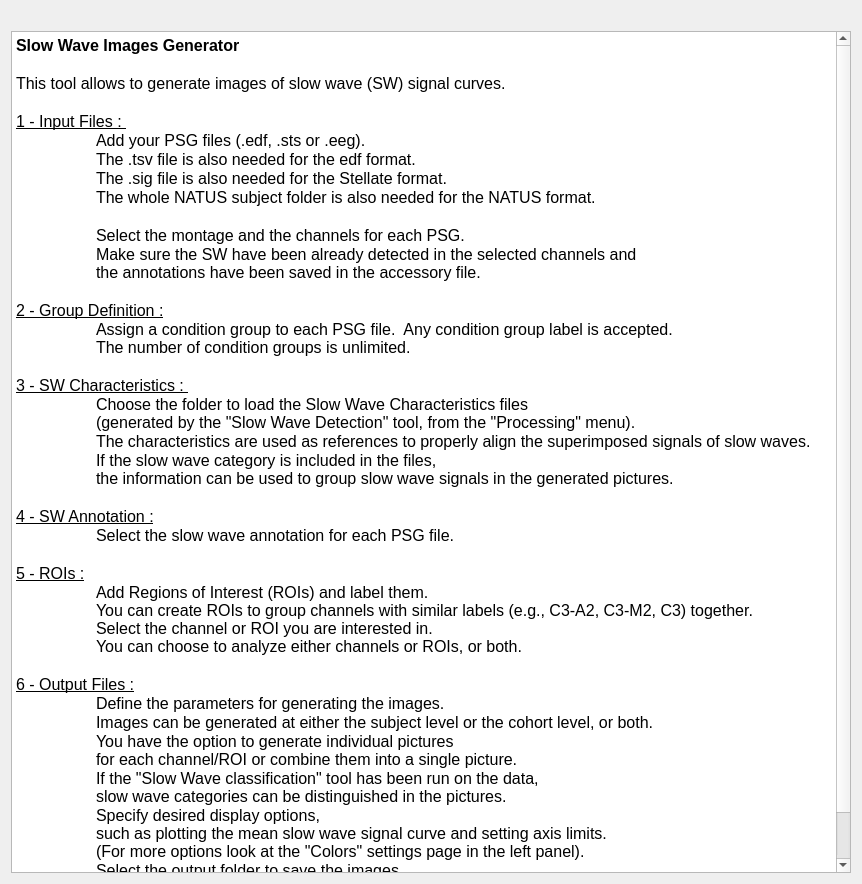
<?xml version="1.0" encoding="UTF-8"?>
<ui version="4.0">
 <class>SWImages</class>
 <widget class="QWidget" name="SWImages">
  <property name="geometry">
   <rect>
    <x>0</x>
    <y>0</y>
    <width>862</width>
    <height>884</height>
   </rect>
  </property>
  <property name="windowTitle">
   <string/>
  </property>
  <property name="styleSheet">
   <string notr="true">font: 12pt &quot;Roboto&quot;;</string>
  </property>
  <layout class="QVBoxLayout" name="verticalLayout_2">
   <item>
    <layout class="QVBoxLayout" name="verticalLayout">
     <item>
      <layout class="QHBoxLayout" name="horizontalLayout">
       <item>
        <widget class="QLabel" name="label">
         <property name="text">
          <string/>
         </property>
         <property name="pixmap">
          <pixmap resource="sw_images.qrc">:/sw_images/SW_all_2cat_1chan_70.png</pixmap>
         </property>
         <property name="alignment">
          <set>Qt::AlignCenter</set>
         </property>
        </widget>
       </item>
       <item>
        <widget class="QLabel" name="label_3">
         <property name="text">
          <string/>
         </property>
         <property name="pixmap">
          <pixmap resource="sw_images.qrc">:/sw_images/mean_std_2cat_70.png</pixmap>
         </property>
         <property name="alignment">
          <set>Qt::AlignCenter</set>
         </property>
        </widget>
       </item>
      </layout>
     </item>
     <item>
      <widget class="QTextEdit" name="textEdit">
       <property name="maximumSize">
        <size>
         <width>16777215</width>
         <height>16777215</height>
        </size>
       </property>
       <property name="verticalScrollBarPolicy">
        <enum>Qt::ScrollBarAlwaysOn</enum>
       </property>
       <property name="horizontalScrollBarPolicy">
        <enum>Qt::ScrollBarAlwaysOff</enum>
       </property>
       <property name="lineWrapMode">
        <enum>QTextEdit::WidgetWidth</enum>
       </property>
       <property name="readOnly">
        <bool>true</bool>
       </property>
       <property name="html">
        <string>&lt;!DOCTYPE HTML PUBLIC &quot;-//W3C//DTD HTML 4.0//EN&quot; &quot;http://www.w3.org/TR/REC-html40/strict.dtd&quot;&gt;
&lt;html&gt;&lt;head&gt;&lt;meta name=&quot;qrichtext&quot; content=&quot;1&quot; /&gt;&lt;style type=&quot;text/css&quot;&gt;
p, li { white-space: pre-wrap; }
&lt;/style&gt;&lt;/head&gt;&lt;body style=&quot; font-family:'Roboto'; font-size:12pt; font-weight:400; font-style:normal;&quot;&gt;
&lt;p style=&quot; margin-top:0px; margin-bottom:0px; margin-left:0px; margin-right:0px; -qt-block-indent:0; text-indent:0px;&quot;&gt;&lt;span style=&quot; font-weight:600;&quot;&gt;Slow Wave Images Generator&lt;/span&gt;&lt;/p&gt;
&lt;p style=&quot;-qt-paragraph-type:empty; margin-top:0px; margin-bottom:0px; margin-left:0px; margin-right:0px; -qt-block-indent:0; text-indent:0px;&quot;&gt;&lt;br /&gt;&lt;/p&gt;
&lt;p style=&quot; margin-top:0px; margin-bottom:0px; margin-left:0px; margin-right:0px; -qt-block-indent:0; text-indent:0px;&quot;&gt;This tool allows to generate images of slow wave (SW) signal curves.  &lt;/p&gt;
&lt;p style=&quot;-qt-paragraph-type:empty; margin-top:0px; margin-bottom:0px; margin-left:0px; margin-right:0px; -qt-block-indent:0; text-indent:0px;&quot;&gt;&lt;br /&gt;&lt;/p&gt;
&lt;p style=&quot; margin-top:0px; margin-bottom:0px; margin-left:0px; margin-right:0px; -qt-block-indent:0; text-indent:0px;&quot;&gt;&lt;span style=&quot; text-decoration: underline;&quot;&gt;1 - Input Files : &lt;/span&gt;&lt;/p&gt;
&lt;p style=&quot; margin-top:0px; margin-bottom:0px; margin-left:0px; margin-right:0px; -qt-block-indent:0; text-indent:0px;&quot;&gt;	Add your PSG files (.edf, .sts or .eeg). &lt;/p&gt;
&lt;p style=&quot; margin-top:0px; margin-bottom:0px; margin-left:0px; margin-right:0px; -qt-block-indent:0; text-indent:0px;&quot;&gt;	The .tsv file is also needed for the edf format.&lt;/p&gt;
&lt;p style=&quot; margin-top:0px; margin-bottom:0px; margin-left:0px; margin-right:0px; -qt-block-indent:0; text-indent:0px;&quot;&gt;	The .sig file is also needed for the Stellate format.&lt;/p&gt;
&lt;p style=&quot; margin-top:0px; margin-bottom:0px; margin-left:0px; margin-right:0px; -qt-block-indent:0; text-indent:0px;&quot;&gt;	The whole NATUS subject folder is also needed for the NATUS format. &lt;/p&gt;
&lt;p style=&quot;-qt-paragraph-type:empty; margin-top:0px; margin-bottom:0px; margin-left:0px; margin-right:0px; -qt-block-indent:0; text-indent:0px;&quot;&gt;&lt;br /&gt;&lt;/p&gt;
&lt;p style=&quot; margin-top:0px; margin-bottom:0px; margin-left:0px; margin-right:0px; -qt-block-indent:0; text-indent:0px;&quot;&gt;	Select the montage and the channels for each PSG.  &lt;/p&gt;
&lt;p style=&quot; margin-top:0px; margin-bottom:0px; margin-left:0px; margin-right:0px; -qt-block-indent:0; text-indent:0px;&quot;&gt;	Make sure the SW have been already detected in the selected channels and&lt;br /&gt;	the annotations have been saved in the accessory file.&lt;/p&gt;
&lt;p style=&quot;-qt-paragraph-type:empty; margin-top:0px; margin-bottom:0px; margin-left:0px; margin-right:0px; -qt-block-indent:0; text-indent:0px;&quot;&gt;&lt;br /&gt;&lt;/p&gt;
&lt;p style=&quot; margin-top:0px; margin-bottom:0px; margin-left:0px; margin-right:0px; -qt-block-indent:0; text-indent:0px;&quot;&gt;&lt;span style=&quot; text-decoration: underline;&quot;&gt;2 - Group Definition :&lt;/span&gt;&lt;/p&gt;
&lt;p style=&quot; margin-top:0px; margin-bottom:0px; margin-left:0px; margin-right:0px; -qt-block-indent:0; text-indent:0px;&quot;&gt;	Assign a condition group to each PSG file.  Any condition group label is accepted.  &lt;br /&gt;	The number of condition groups is unlimited.&lt;/p&gt;
&lt;p style=&quot;-qt-paragraph-type:empty; margin-top:0px; margin-bottom:0px; margin-left:0px; margin-right:0px; -qt-block-indent:0; text-indent:0px;&quot;&gt;&lt;br /&gt;&lt;/p&gt;
&lt;p style=&quot; margin-top:0px; margin-bottom:0px; margin-left:0px; margin-right:0px; -qt-block-indent:0; text-indent:0px;&quot;&gt;&lt;span style=&quot; text-decoration: underline;&quot;&gt;3 - SW Characteristics : &lt;/span&gt;&lt;/p&gt;
&lt;p style=&quot; margin-top:0px; margin-bottom:0px; margin-left:0px; margin-right:0px; -qt-block-indent:0; text-indent:0px;&quot;&gt;	Choose the folder to load the Slow Wave Characteristics files &lt;br /&gt;	(generated by the &amp;quot;Slow Wave Detection&amp;quot; tool, from the &amp;quot;Processing&amp;quot; menu).&lt;/p&gt;
&lt;p style=&quot; margin-top:0px; margin-bottom:0px; margin-left:0px; margin-right:0px; -qt-block-indent:0; text-indent:0px;&quot;&gt;	The characteristics are used as references to properly align the superimposed signals of slow waves.&lt;/p&gt;
&lt;p style=&quot; margin-top:0px; margin-bottom:0px; margin-left:0px; margin-right:0px; -qt-block-indent:0; text-indent:0px;&quot;&gt;	If the slow wave category is included in the files, &lt;br /&gt;	the information can be used to group slow wave signals in the generated pictures.&lt;/p&gt;
&lt;p style=&quot;-qt-paragraph-type:empty; margin-top:0px; margin-bottom:0px; margin-left:0px; margin-right:0px; -qt-block-indent:0; text-indent:0px;&quot;&gt;&lt;br /&gt;&lt;/p&gt;
&lt;p style=&quot; margin-top:0px; margin-bottom:0px; margin-left:0px; margin-right:0px; -qt-block-indent:0; text-indent:0px;&quot;&gt;&lt;span style=&quot; text-decoration: underline;&quot;&gt;4 - SW Annotation :&lt;/span&gt;&lt;/p&gt;
&lt;p style=&quot; margin-top:0px; margin-bottom:0px; margin-left:0px; margin-right:0px; -qt-block-indent:0; text-indent:0px;&quot;&gt;	Select the slow wave annotation for each PSG file.&lt;/p&gt;
&lt;p style=&quot;-qt-paragraph-type:empty; margin-top:0px; margin-bottom:0px; margin-left:0px; margin-right:0px; -qt-block-indent:0; text-indent:0px;&quot;&gt;&lt;br /&gt;&lt;/p&gt;
&lt;p style=&quot; margin-top:0px; margin-bottom:0px; margin-left:0px; margin-right:0px; -qt-block-indent:0; text-indent:0px;&quot;&gt;&lt;span style=&quot; text-decoration: underline;&quot;&gt;5 - ROIs :&lt;/span&gt;&lt;/p&gt;
&lt;p style=&quot; margin-top:0px; margin-bottom:0px; margin-left:0px; margin-right:0px; -qt-block-indent:0; text-indent:0px;&quot;&gt;	Add Regions of Interest (ROIs) and label them. &lt;br /&gt;	You can create ROIs to group channels with similar labels (e.g., C3-A2, C3-M2, C3) together.  &lt;br /&gt;	Select the channel or ROI you are interested in. &lt;br /&gt;	You can choose to analyze either channels or ROIs, or both.&lt;/p&gt;
&lt;p style=&quot;-qt-paragraph-type:empty; margin-top:0px; margin-bottom:0px; margin-left:0px; margin-right:0px; -qt-block-indent:0; text-indent:0px;&quot;&gt;&lt;br /&gt;&lt;/p&gt;
&lt;p style=&quot; margin-top:0px; margin-bottom:0px; margin-left:0px; margin-right:0px; -qt-block-indent:0; text-indent:0px;&quot;&gt;&lt;span style=&quot; text-decoration: underline;&quot;&gt;6 - Output Files :&lt;/span&gt;&lt;/p&gt;
&lt;p style=&quot; margin-top:0px; margin-bottom:0px; margin-left:0px; margin-right:0px; -qt-block-indent:0; text-indent:0px;&quot;&gt;	Define the parameters for generating the images. &lt;/p&gt;
&lt;p style=&quot; margin-top:0px; margin-bottom:0px; margin-left:0px; margin-right:0px; -qt-block-indent:0; text-indent:0px;&quot;&gt;	Images can be generated at either the subject level or the cohort level, or both. &lt;/p&gt;
&lt;p style=&quot; margin-top:0px; margin-bottom:0px; margin-left:0px; margin-right:0px; -qt-block-indent:0; text-indent:0px;&quot;&gt;	You have the option to generate individual pictures &lt;br /&gt;	for each channel/ROI or combine them into a single picture. &lt;/p&gt;
&lt;p style=&quot; margin-top:0px; margin-bottom:0px; margin-left:0px; margin-right:0px; -qt-block-indent:0; text-indent:0px;&quot;&gt;	If the &amp;quot;Slow Wave classification&amp;quot; tool has been run on the data, &lt;br /&gt;	slow wave categories can be distinguished in the pictures.&lt;/p&gt;
&lt;p style=&quot; margin-top:0px; margin-bottom:0px; margin-left:0px; margin-right:0px; -qt-block-indent:0; text-indent:0px;&quot;&gt;	Specify desired display options, &lt;br /&gt;	such as plotting the mean slow wave signal curve and setting axis limits. &lt;br /&gt;	(For more options look at the &amp;quot;Colors&amp;quot; settings page in the left panel).&lt;/p&gt;
&lt;p style=&quot; margin-top:0px; margin-bottom:0px; margin-left:0px; margin-right:0px; -qt-block-indent:0; text-indent:0px;&quot;&gt;	Select the output folder to save the images.&lt;/p&gt;
&lt;p style=&quot;-qt-paragraph-type:empty; margin-top:0px; margin-bottom:0px; margin-left:0px; margin-right:0px; -qt-block-indent:0; text-indent:0px;&quot;&gt;&lt;br /&gt;&lt;/p&gt;
&lt;p style=&quot;-qt-paragraph-type:empty; margin-top:0px; margin-bottom:0px; margin-left:0px; margin-right:0px; -qt-block-indent:0; text-indent:0px;&quot;&gt;&lt;br /&gt;&lt;/p&gt;&lt;/body&gt;&lt;/html&gt;</string>
       </property>
      </widget>
     </item>
    </layout>
   </item>
  </layout>
 </widget>
 <resources>
  <include location="../../../../../scinodes_poc/src/main/python/ui/themes/themes.qrc"/>
  <include location="sw_images.qrc"/>
 </resources>
 <connections/>
</ui>
